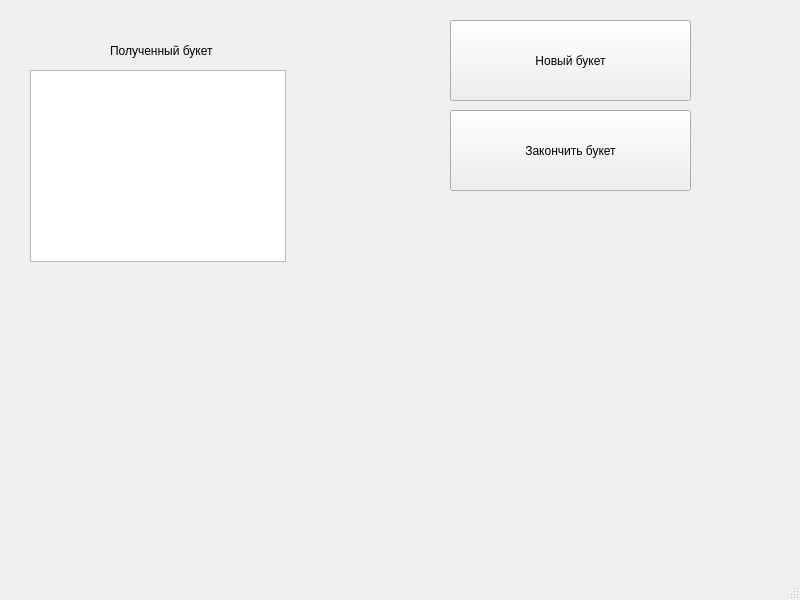
<?xml version="1.0" encoding="UTF-8"?>
<ui version="4.0">
 <class>thirdwindow</class>
 <widget class="QMainWindow" name="thirdwindow">
  <property name="geometry">
   <rect>
    <x>0</x>
    <y>0</y>
    <width>800</width>
    <height>600</height>
   </rect>
  </property>
  <property name="windowTitle">
   <string>MainWindow</string>
  </property>
  <widget class="QWidget" name="centralwidget">
   <widget class="QPushButton" name="pushButton">
    <property name="geometry">
     <rect>
      <x>450</x>
      <y>20</y>
      <width>241</width>
      <height>81</height>
     </rect>
    </property>
    <property name="text">
     <string>Новый букет</string>
    </property>
   </widget>
   <widget class="QListWidget" name="listWidget">
    <property name="geometry">
     <rect>
      <x>30</x>
      <y>70</y>
      <width>256</width>
      <height>192</height>
     </rect>
    </property>
   </widget>
   <widget class="QLabel" name="label">
    <property name="geometry">
     <rect>
      <x>110</x>
      <y>40</y>
      <width>151</width>
      <height>21</height>
     </rect>
    </property>
    <property name="text">
     <string>Полученный букет</string>
    </property>
   </widget>
   <widget class="QPushButton" name="pushButton_2">
    <property name="geometry">
     <rect>
      <x>450</x>
      <y>110</y>
      <width>241</width>
      <height>81</height>
     </rect>
    </property>
    <property name="text">
     <string>Закончить букет</string>
    </property>
   </widget>
  </widget>
  <widget class="QMenuBar" name="menubar">
   <property name="geometry">
    <rect>
     <x>0</x>
     <y>0</y>
     <width>800</width>
     <height>21</height>
    </rect>
   </property>
  </widget>
  <widget class="QStatusBar" name="statusbar"/>
 </widget>
 <resources/>
 <connections/>
</ui>
